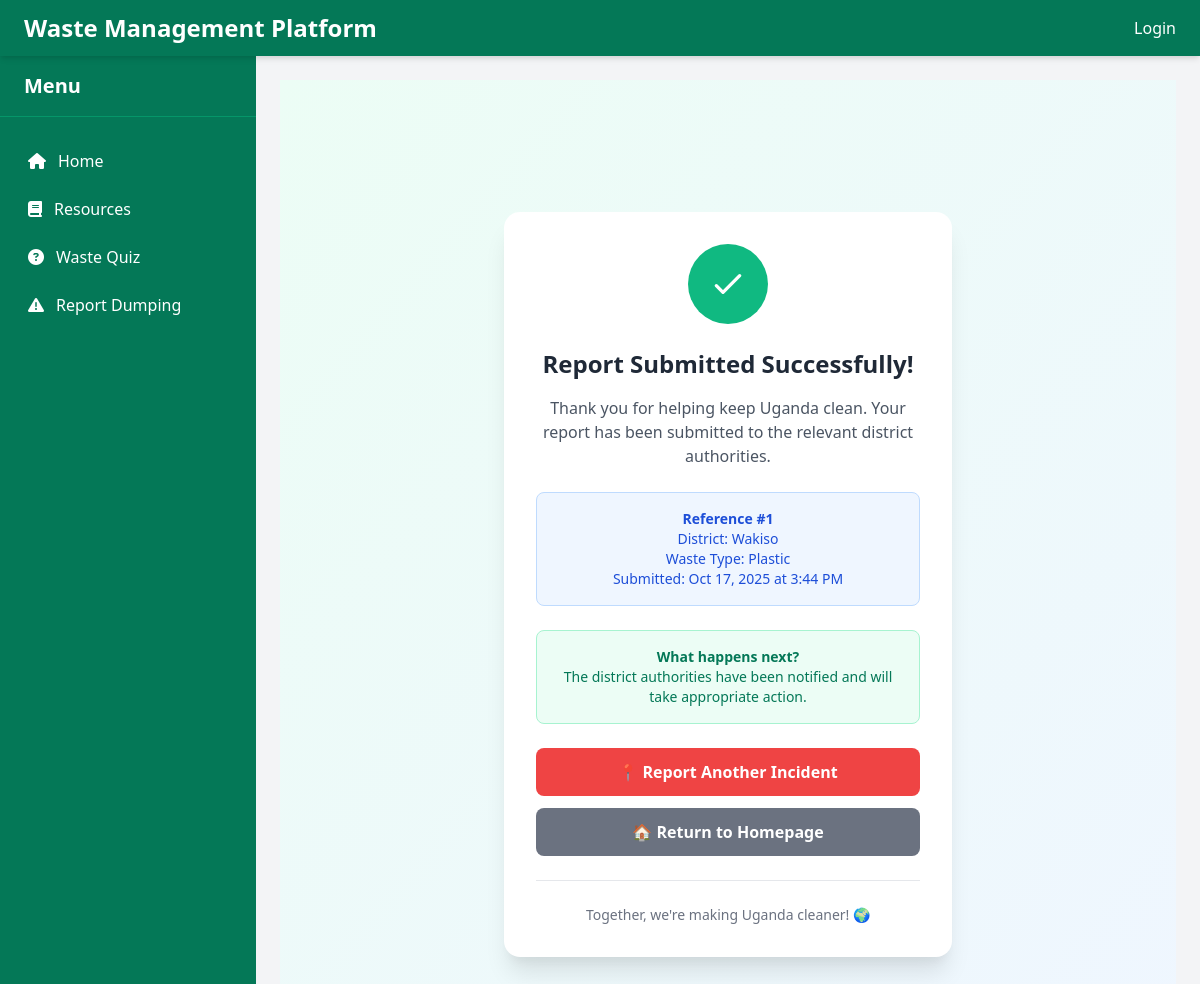
The app's page /report/success/1/ with its own data.
### report/models.py (models this page shows, shortened)
class DumpingReport(models.Model):
    WASTE_TYPES = [
        ('plastic', 'Plastic'),
        ('paper', 'Paper'),
        ('glass', 'Glass'),
        ('organic', 'Organic'),
        ('metal', 'Metal'),
        ('e-waste', 'E-Waste'),
        ('clothing', 'Clothing'),
        ('hazardous', 'Hazardous'),
        ('construction', 'Construction'),
        ('medical', 'Medical'),
    ]
    user = models.ForeignKey(User, on_delete=models.SET_NULL, null=True, blank=True)
    reporter_name = models.CharField(max_length=100, blank=True, null=True)
    reporter_email = models.EmailField(blank=True, null=True)
    reporter_phone = models.CharField(max_length=15, blank=True, null=True)
    photo = models.ImageField(upload_to='reports/')
    waste_type = models.CharField(max_length=20, choices=WASTE_TYPES)
    latitude = models.FloatField()
    longitude = models.FloatField()
    description = models.TextField(blank=True)
    created_at = models.DateTimeField(auto_now_add=True)
    district = models.CharField(
        max_length=50,
        choices=UGANDA_DISTRICTS,
        default='Kampala'
    )

### report/views.py (the view)
# urls.py: path('success/<int:report_id>/', views.report_success, name='report_success'),
def report_success(request, report_id):
    report = DumpingReport.objects.get(id=report_id)
    return render(request, 'report/report_success.html', {'report': report})

### templates/report/report_success.html
{% extends 'base.html' %}
{% block content %}
<div class="min-h-screen bg-gradient-to-br from-green-50 to-blue-50 flex items-center justify-center p-4">
    <div class="max-w-md w-full bg-white rounded-2xl shadow-xl p-8 text-center">
        <div class="w-20 h-20 bg-green-500 rounded-full flex items-center justify-center mx-auto mb-6">
            <svg class="w-10 h-10 text-white" fill="none" stroke="currentColor" viewBox="0 0 24 24">
                <path stroke-linecap="round" stroke-linejoin="round" stroke-width="2" d="M5 13l4 4L19 7"/>
            </svg>
        </div>
        <h1 class="text-2xl font-bold text-gray-800 mb-4">Report Submitted Successfully!</h1>
        <p class="text-gray-600 mb-6">
            Thank you for helping keep Uganda clean. Your report has been submitted to the relevant district authorities.
        </p>
        <div class="bg-blue-50 border border-blue-200 rounded-lg p-4 mb-6">
            <p class="text-blue-700 text-sm">
                <strong>Reference #{{ report.id }}</strong><br>
                District: {{ report.get_district_display }}<br>
                Waste Type: {{ report.get_waste_type_display }}<br>
                Submitted: {{ report.created_at|date:"M j, Y" }} at {{ report.created_at|time:"g:i A" }}
            </p>
        </div>
        <div class="bg-green-50 border border-green-200 rounded-lg p-4 mb-6">
            <p class="text-green-700 text-sm">
                <strong>What happens next?</strong><br>
                The district authorities have been notified and will take appropriate action.
            </p>
        </div>
        <div class="space-y-3">
            <a href="{% url 'report_dumping' %}"
               class="block w-full bg-red-500 hover:bg-red-600 text-white py-3 px-4 rounded-lg font-semibold transition duration-200">
                📍 Report Another Incident
            </a>
            <a href="{% url 'home' %}"
               class="block w-full bg-gray-500 hover:bg-gray-600 text-white py-3 px-4 rounded-lg font-semibold transition duration-200">
                🏠 Return to Homepage
            </a>
        </div>
        <div class="mt-6 pt-6 border-t border-gray-200">
            <p class="text-sm text-gray-500">
                Together, we're making Uganda cleaner! 🌍
            </p>
        </div>
    </div>
</div>
{% endblock %}

### records on screen
DumpingReport: id "1", district "Wakiso", waste_type "Plastic", created_at "Oct 17, 2025", created_at "3:44 PM"
